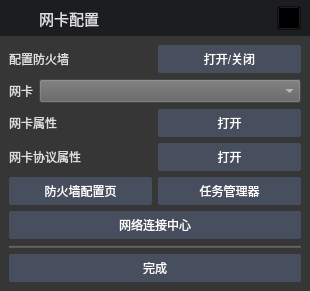
<?xml version="1.0" encoding="UTF-8"?>
<ui version="4.0">
 <class>LxNetcfgTool</class>
 <widget class="QMainWindow" name="LxNetcfgTool">
  <property name="windowModality">
   <enum>Qt::NonModal</enum>
  </property>
  <property name="geometry">
   <rect>
    <x>0</x>
    <y>0</y>
    <width>310</width>
    <height>284</height>
   </rect>
  </property>
  <property name="contextMenuPolicy">
   <enum>Qt::NoContextMenu</enum>
  </property>
  <property name="windowTitle">
   <string>LxNetcfgTool</string>
  </property>
  <property name="styleSheet">
   <string notr="true">background-color:rgb(27,29,33); color: rgb(223, 223, 223);</string>
  </property>
  <property name="toolButtonStyle">
   <enum>Qt::ToolButtonIconOnly</enum>
  </property>
  <widget class="QWidget" name="centralwidget">
   <property name="styleSheet">
    <string notr="true">color: rgb(223, 223, 223);</string>
   </property>
   <layout class="QGridLayout" name="gridLayout_5">
    <property name="leftMargin">
     <number>0</number>
    </property>
    <property name="topMargin">
     <number>0</number>
    </property>
    <property name="rightMargin">
     <number>0</number>
    </property>
    <property name="bottomMargin">
     <number>0</number>
    </property>
    <property name="spacing">
     <number>0</number>
    </property>
    <item row="0" column="0">
     <widget class="QWidget" name="widget" native="true">
      <property name="minimumSize">
       <size>
        <width>0</width>
        <height>36</height>
       </size>
      </property>
      <property name="maximumSize">
       <size>
        <width>16777215</width>
        <height>36</height>
       </size>
      </property>
      <layout class="QHBoxLayout" name="horizontalLayout">
       <property name="leftMargin">
        <number>9</number>
       </property>
       <property name="topMargin">
        <number>6</number>
       </property>
       <property name="rightMargin">
        <number>9</number>
       </property>
       <property name="bottomMargin">
        <number>6</number>
       </property>
       <item>
        <widget class="QLabel" name="label_icon">
         <property name="minimumSize">
          <size>
           <width>24</width>
           <height>24</height>
          </size>
         </property>
         <property name="maximumSize">
          <size>
           <width>24</width>
           <height>24</height>
          </size>
         </property>
         <property name="styleSheet">
          <string notr="true">QLabel{border-image:url(./res/title.png) 4 4 4 4 stretch stretch;background-color:transparent}</string>
         </property>
         <property name="text">
          <string/>
         </property>
        </widget>
       </item>
       <item>
        <widget class="QLabel" name="label">
         <property name="font">
          <font>
           <family>Arial</family>
           <pointsize>11</pointsize>
          </font>
         </property>
         <property name="text">
          <string>网卡配置</string>
         </property>
        </widget>
       </item>
       <item>
        <spacer name="horizontalSpacer">
         <property name="orientation">
          <enum>Qt::Horizontal</enum>
         </property>
         <property name="sizeHint" stdset="0">
          <size>
           <width>40</width>
           <height>20</height>
          </size>
         </property>
        </spacer>
       </item>
       <item>
        <widget class="QToolButton" name="toolButton_close">
         <property name="minimumSize">
          <size>
           <width>24</width>
           <height>24</height>
          </size>
         </property>
         <property name="maximumSize">
          <size>
           <width>242</width>
           <height>24</height>
          </size>
         </property>
         <property name="styleSheet">
          <string notr="true">#toolButton_close{ background-color:transparent;border-image:url(./res/close.png);}#toolButton_close:hover{border-image:url(./res/close_over.png);}</string>
         </property>
         <property name="text">
          <string/>
         </property>
        </widget>
       </item>
      </layout>
     </widget>
    </item>
    <item row="2" column="0">
     <widget class="QWidget" name="widget_2" native="true">
      <property name="styleSheet">
       <string notr="true">QWidget{background-color: rgb(54, 54, 54);}
QPushButton{border-radius: 1px;border:2px solid #474e5e;background-color:rgb(71,78,94);color:#FFFFFF;height:24px}
QPushButton:pressed{background-color:rgb(12,152,212);}QPushButton:hover{border:2px solid #0c98dc;}
QPushButton::disabled{background-color:#7d7d7d;}
QComboBox{background-color: rgb(97, 97, 97);}
QSpinBox::disabled{background-color:#7d7d7d;}
QSpinBox{background-color:transparent;border:1px solid #6D6E6E;}QSpinBox:focus{border:1px solid #1D63FF;}
QSpinBox::up-button{border-image: url(./res/add.png)}QSpinBox::up-button:hover{}QSpinBox::up-button:pressed {margin-top:3px}
QSpinBox::down-button{border-image: url(./res/reduce.png)}QSpinBox::down-button:hover{}QSpinBox::down-button:pressed {margin-bottom:3px}</string>
      </property>
      <layout class="QGridLayout" name="gridLayout">
       <property name="leftMargin">
        <number>9</number>
       </property>
       <property name="topMargin">
        <number>9</number>
       </property>
       <property name="bottomMargin">
        <number>9</number>
       </property>
       <item row="2" column="0">
        <widget class="QLabel" name="label_3">
         <property name="text">
          <string>网卡属性</string>
         </property>
        </widget>
       </item>
       <item row="5" column="1">
        <widget class="QPushButton" name="pushButton_task_">
         <property name="text">
          <string>任务管理器</string>
         </property>
        </widget>
       </item>
       <item row="5" column="0">
        <widget class="QPushButton" name="pushButton_set_firewall">
         <property name="text">
          <string>防火墙配置页</string>
         </property>
        </widget>
       </item>
       <item row="2" column="1">
        <widget class="QPushButton" name="pushButton_attr">
         <property name="text">
          <string>打开</string>
         </property>
        </widget>
       </item>
       <item row="8" column="0" colspan="2">
        <widget class="Line" name="line_2">
         <property name="styleSheet">
          <string notr="true">background-color: rgb(88, 88, 88);</string>
         </property>
         <property name="orientation">
          <enum>Qt::Horizontal</enum>
         </property>
        </widget>
       </item>
       <item row="4" column="0">
        <widget class="QLabel" name="label_4">
         <property name="text">
          <string>网卡协议属性</string>
         </property>
        </widget>
       </item>
       <item row="7" column="0" colspan="2">
        <widget class="QPushButton" name="pushButton_net_cen">
         <property name="text">
          <string>网络连接中心</string>
         </property>
        </widget>
       </item>
       <item row="4" column="1">
        <widget class="QPushButton" name="pushButton_ip_attr">
         <property name="text">
          <string>打开</string>
         </property>
        </widget>
       </item>
       <item row="1" column="0" colspan="2">
        <widget class="QWidget" name="widget_4" native="true">
         <property name="sizePolicy">
          <sizepolicy hsizetype="Preferred" vsizetype="Maximum">
           <horstretch>0</horstretch>
           <verstretch>0</verstretch>
          </sizepolicy>
         </property>
         <layout class="QHBoxLayout" name="horizontalLayout_3">
          <property name="spacing">
           <number>6</number>
          </property>
          <property name="leftMargin">
           <number>0</number>
          </property>
          <property name="topMargin">
           <number>0</number>
          </property>
          <property name="rightMargin">
           <number>0</number>
          </property>
          <property name="bottomMargin">
           <number>0</number>
          </property>
          <item>
           <widget class="QLabel" name="label_2">
            <property name="sizePolicy">
             <sizepolicy hsizetype="Maximum" vsizetype="Preferred">
              <horstretch>0</horstretch>
              <verstretch>0</verstretch>
             </sizepolicy>
            </property>
            <property name="text">
             <string>网卡</string>
            </property>
           </widget>
          </item>
          <item>
           <widget class="QComboBox" name="comboBox_net">
            <property name="minimumSize">
             <size>
              <width>0</width>
              <height>24</height>
             </size>
            </property>
            <property name="styleSheet">
             <string notr="true"/>
            </property>
           </widget>
          </item>
         </layout>
        </widget>
       </item>
       <item row="9" column="0" colspan="2">
        <widget class="QWidget" name="widget_3" native="true">
         <property name="sizePolicy">
          <sizepolicy hsizetype="Preferred" vsizetype="Maximum">
           <horstretch>0</horstretch>
           <verstretch>0</verstretch>
          </sizepolicy>
         </property>
         <layout class="QHBoxLayout" name="horizontalLayout_2">
          <property name="leftMargin">
           <number>0</number>
          </property>
          <property name="topMargin">
           <number>0</number>
          </property>
          <property name="rightMargin">
           <number>0</number>
          </property>
          <property name="bottomMargin">
           <number>0</number>
          </property>
          <item>
           <widget class="QPushButton" name="pushButton_ok">
            <property name="text">
             <string>    完成    </string>
            </property>
           </widget>
          </item>
         </layout>
        </widget>
       </item>
       <item row="0" column="0" colspan="2">
        <widget class="QWidget" name="widget_5" native="true">
         <layout class="QHBoxLayout" name="horizontalLayout_4">
          <property name="leftMargin">
           <number>0</number>
          </property>
          <property name="topMargin">
           <number>0</number>
          </property>
          <property name="rightMargin">
           <number>0</number>
          </property>
          <property name="bottomMargin">
           <number>0</number>
          </property>
          <item>
           <widget class="QLabel" name="label_5">
            <property name="sizePolicy">
             <sizepolicy hsizetype="Maximum" vsizetype="Preferred">
              <horstretch>0</horstretch>
              <verstretch>0</verstretch>
             </sizepolicy>
            </property>
            <property name="text">
             <string>配置防火墙</string>
            </property>
           </widget>
          </item>
          <item>
           <spacer name="horizontalSpacer_2">
            <property name="orientation">
             <enum>Qt::Horizontal</enum>
            </property>
            <property name="sizeHint" stdset="0">
             <size>
              <width>40</width>
              <height>20</height>
             </size>
            </property>
           </spacer>
          </item>
          <item>
           <widget class="QPushButton" name="pushButton_fire_wall">
            <property name="sizePolicy">
             <sizepolicy hsizetype="Fixed" vsizetype="Fixed">
              <horstretch>0</horstretch>
              <verstretch>0</verstretch>
             </sizepolicy>
            </property>
            <property name="minimumSize">
             <size>
              <width>143</width>
              <height>0</height>
             </size>
            </property>
            <property name="text">
             <string>打开/关闭</string>
            </property>
           </widget>
          </item>
         </layout>
        </widget>
       </item>
      </layout>
     </widget>
    </item>
   </layout>
  </widget>
 </widget>
 <resources/>
 <connections/>
</ui>
